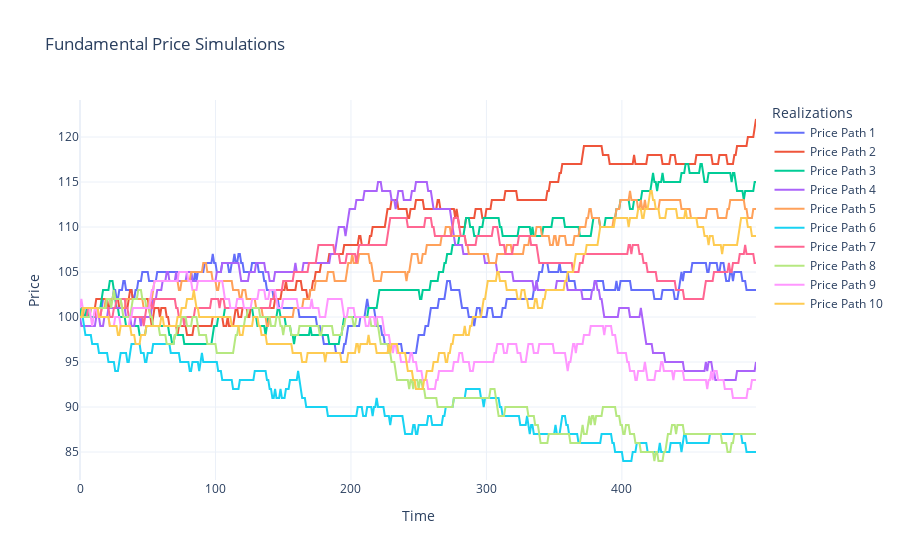

Notebook code cell kept with this figure:
### Code cell
mkt.plot_simulations(Nsim=10)

### Figure 1 — Plotly figure (JSON) as saved in the notebook; plotly's stock layout.template omitted (floating-point values rounded to 4 significant figures; data arrays with more than 128 entries replaced by an {"elided": "..."} marker saying what was removed)
{"data": [{"mode": "lines", "name": "Price Path 1", "type": "scatter", "x": {"elided": "500 int values"}, "y": {"elided": "500 int values"}}, {"mode": "lines", "name": "Price Path 2", "type": "scatter", "x": {"elided": "500 int values"}, "y": {"elided": "500 int values"}}, {"mode": "lines", "name": "Price Path 3", "type": "scatter", "x": {"elided": "500 int values"}, "y": {"elided": "500 int values"}}, {"mode": "lines", "name": "Price Path 4", "type": "scatter", "x": {"elided": "500 int values"}, "y": {"elided": "500 int values"}}, {"mode": "lines", "name": "Price Path 5", "type": "scatter", "x": {"elided": "500 int values"}, "y": {"elided": "500 int values"}}, {"mode": "lines", "name": "Price Path 6", "type": "scatter", "x": {"elided": "500 int values"}, "y": {"elided": "500 int values"}}, {"mode": "lines", "name": "Price Path 7", "type": "scatter", "x": {"elided": "500 int values"}, "y": {"elided": "500 int values"}}, {"mode": "lines", "name": "Price Path 8", "type": "scatter", "x": {"elided": "500 int values"}, "y": {"elided": "500 int values"}}, {"mode": "lines", "name": "Price Path 9", "type": "scatter", "x": {"elided": "500 int values"}, "y": {"elided": "500 int values"}}, {"mode": "lines", "name": "Price Path 10", "type": "scatter", "x": {"elided": "500 int values"}, "y": {"elided": "500 int values"}}], "layout": {"autosize": true, "legend": {"title": {"text": "Realizations"}}, "title": {"text": "Fundamental Price Simulations"}, "xaxis": {"autorange": true, "range": [0, 499], "title": {"text": "Time"}, "type": "linear"}, "yaxis": {"autorange": true, "range": [81.89, 124.1], "title": {"text": "Price"}, "type": "linear"}}}
